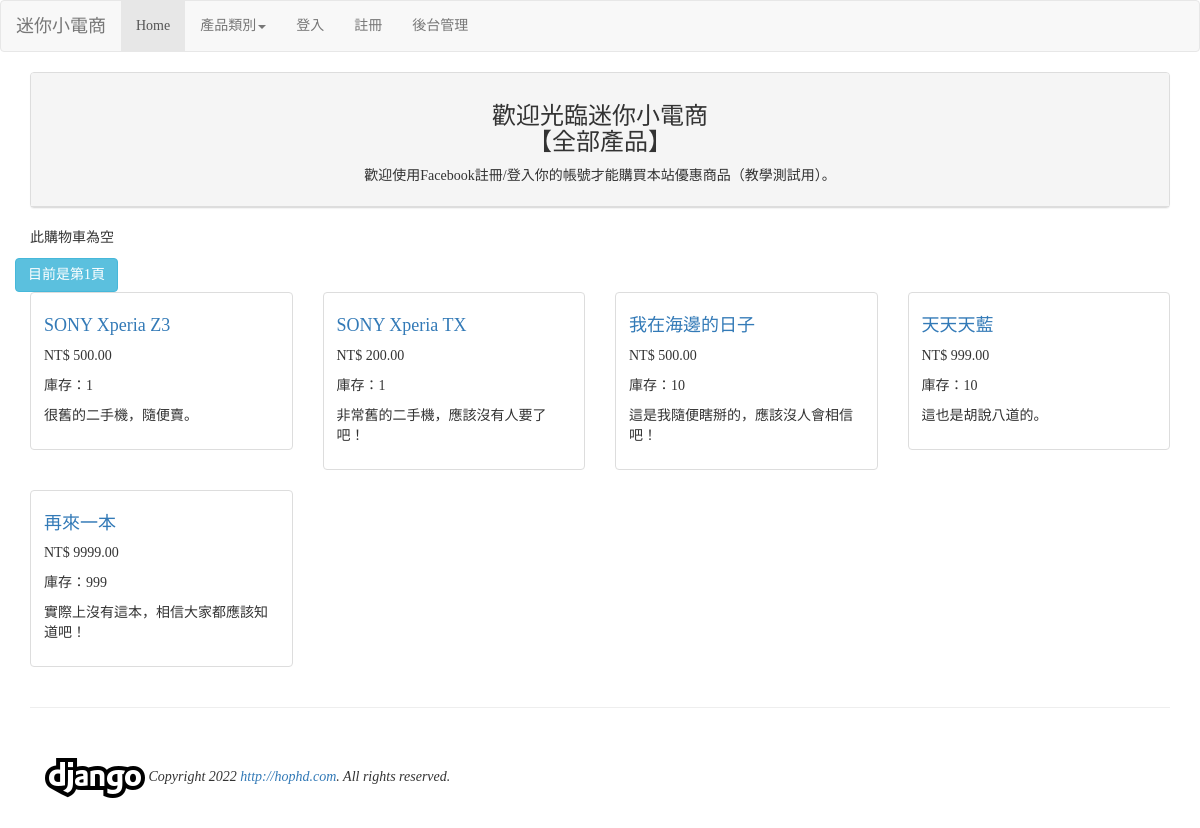
The page / on the database its author committed.
### mysite/models.py (models this page shows, shortened)
class Product(models.Model):
    category = models.ForeignKey(Category, on_delete=models.CASCADE)
    sku = models.CharField(max_length=20)
    name = models.CharField(max_length=200)
    description = models.TextField()
    image = image = FilerImageField(related_name="product_image", on_delete=models.CASCADE)
    website = models.URLField(null=True)
    stock = models.PositiveIntegerField(default=0)
    price = models.DecimalField(max_digits=10, decimal_places=2, default=0)

### mysite/views.py (the view)
# urls.py: path('', views.index),
def index(request, id=0):
    try:
        all_products = None
        all_categories = models.Category.objects.all()
        if id > 0:
            category = models.Category.objects.get(id=id)
            if category is not None:
                all_products = models.Product.objects.filter(category=category)
        if all_products is None:
            all_products = models.Product.objects.all()
        paginator = Paginator(all_products, 5)
        p = request.GET.get('p')
        products = paginator.page(p)
    except PageNotAnInteger:
        products = paginator.page(1)
    except EmptyPage:
        products = paginator.page(paginator.num_pages)
    except Exception:
        products = []
    all_categories = models.Category.objects.all()
    return render(request, 'index.html', locals())

### templates/index.html (shortened to what this page needs)
{% extends "base.html" %}
{% block content %}
{% load mvote_extras %}
{% load cart_tag %}
<div class='container'>
    <div class='row'>
        <div class='col-md-12'>
            <div class='panel panel-default'>
                <div class='panel-heading' align=center>
                    <h3>歡迎光臨迷你小電商<br>【{{category.name | default:"全部產品"}}】</h3>
                    {% if user.is_authenticated %}
                        {% if user.socialaccount_set.all.0.extra_data.name %}
                            {{user.socialaccount_set.all.0.extra_data.name}}<br/>
                            <img src='{{user.socialaccount_set.all.0.get_avatar_url}}' width='100'>
                        {% else %}
                            Welcome: {{ user.username }}
                        {% endif %}
                    {% else %}
                        <p>歡迎使用Facebook註冊/登入你的帳號才能購買本站優惠商品（教學測試用）。</p>
                    {% endif %}
                </div>
            </div>
        </div>
    </div>
    <div class='row'>
        <div class='col-md-12'>
            {% if request.session.cart.items|length > 0 %}
                <em>目前購物車中共有 {{ request.session.cart.items|length }} 項產品</em>
            {% else %}
                <p>此購物車為空</p>
            {% endif %}
        </div>
    </div>
    <div class='row'>
            <button class='btn btn-info'>
                目前是第{{ products.number }}頁</a>
            </button>
    </div>
    {% load account %}
    {% for product in products %}
        {% cycle '<div class="row">' '' '' '' %}
        <div class='col-xs-3 col-sm-3 col-md-3'>
            <div class='thumbnail'>
                <div class='caption'>
                    <h4><a href='{% url "product-url" product.id %}'>{{ product.name }}</a></h4>
                    <p>NT$ {{product.price }}</p>
                    <p>庫存：{{product.stock}}</p>
                    <p>{{ product.description }}</p>
                </div>
            </div>
        </div>
        {% cycle '' '' '' '</div>'%}
    {% empty %}
        <div class='row'>
            <div class='col-sm-12' align='center'>
                <h3>此分類目前沒有任何商品</h3>
            </div>
        </div>
    {% endfor %}
</div>
{% endblock %}

### templates/base.html (shortened to what this page needs)
<!DOCTYPE html>
<html>
    <head>
        <link rel="stylesheet" href="https://maxcdn.bootstrapcdn.com/bootstrap/3.3.6/css/bootstrap.min.css">
    </head>
    <body>
        {% include "header.html" %}
        {% block content %}{% endblock %}
        {% include "footer.html" %}
    </body>
</html>

### templates/header.html (shortened to what this page needs)
<nav class='navbar navbar-default'>
    <div class='container-fluid'>
        <div class='navbar-header'>
            <div class='navbar-brand' align=center>
                迷你小電商
            </div>
        </div>
        {% load account %}
        <ul class='nav navbar-nav'>
            <li class='active'><a href='/'>Home</a></li>
            <li class='dropdown'>
                <a class="dropdown-toggle" data-toggle="dropdown" href='#'>
                產品類別<span class='caret'></span></a>
            </li>
            {% if user.is_authenticated  %}
            <li><a href="/cart/">檢視購物車</a></li>
            <li><a href="{% url 'account_reset_password' %}">重設密碼</a></li>
            <li><a href="{% url 'account_email' %}">變更電子郵件</a></li>
            <li><a href="{% url 'account_logout' %}">登出</a></li>
            {% else %}
            <li><a href="{% url 'account_login' %}">登入</a></li>
            <li><a href="{% url 'account_signup' %}">註冊</a></li>
            {% endif %}
            <li><a href='/admin'>後台管理</a></li>
        </ul>
    </div>
</nav>

### templates/footer.html
<hr>
{% load static %}
<div class="container">
    <img src="{% static "/logo.png" %}" width=100>
    <em>Copyright 2022 <a href='http://hophd.com'>http://hophd.com</a>. All rights reserved.</em>
</div>

### templates/base.html (style rules this page uses)
h1, h2, h3, h4, h5, p, div { font-family: 微軟正黑體; }

### rows shown on the page
Product: name "SONY Xperia Z3", price "500.00", stock "1", description "很舊的二手機，隨便賣。"
Product: name "SONY Xperia TX", price "200.00", stock "1", description "非常舊的二手機，應該沒有人要了吧！"
Product: name "我在海邊的日子", price "500.00", stock "10", description "這是我隨便瞎掰的，應該沒人會相信吧！"
Product: name "天天天藍", price "999.00", stock "10", description "這也是胡說八道的。"
Product: name "再來一本", price "9999.00", stock "999", description "實際上沒有這本，相信大家都應該知道吧！"

### other values the page prints
{{ category.name | default:"全部產品" }} "全部產品"
{{ products.number }} "1"
